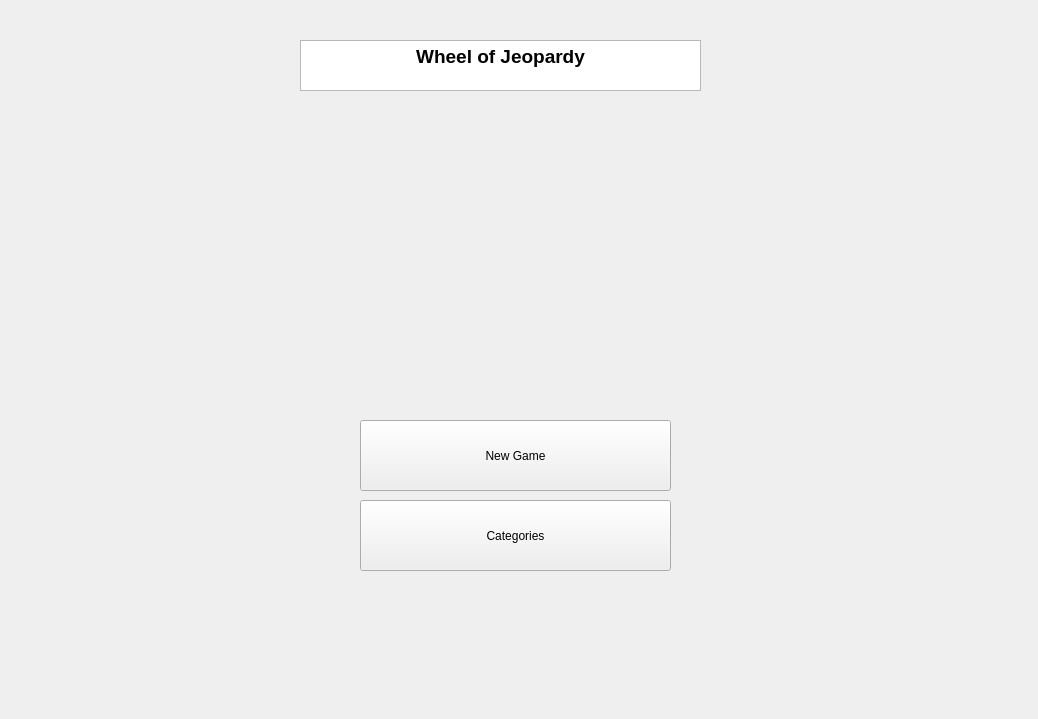
<?xml version="1.0" encoding="UTF-8"?>
<ui version="4.0">
 <class>main</class>
 <widget class="QWidget" name="main">
  <property name="geometry">
   <rect>
    <x>0</x>
    <y>0</y>
    <width>1038</width>
    <height>719</height>
   </rect>
  </property>
  <property name="windowTitle">
   <string>Form</string>
  </property>
  <widget class="QTextEdit" name="title">
   <property name="geometry">
    <rect>
     <x>300</x>
     <y>40</y>
     <width>401</width>
     <height>51</height>
    </rect>
   </property>
   <property name="html">
    <string>&lt;!DOCTYPE HTML PUBLIC &quot;-//W3C//DTD HTML 4.0//EN&quot; &quot;http://www.w3.org/TR/REC-html40/strict.dtd&quot;&gt;
&lt;html&gt;&lt;head&gt;&lt;meta name=&quot;qrichtext&quot; content=&quot;1&quot; /&gt;&lt;style type=&quot;text/css&quot;&gt;
p, li { white-space: pre-wrap; }
&lt;/style&gt;&lt;/head&gt;&lt;body style=&quot; font-family:'MS Shell Dlg 2'; font-size:8pt; font-weight:400; font-style:normal;&quot;&gt;
&lt;p align=&quot;center&quot; style=&quot; margin-top:0px; margin-bottom:0px; margin-left:0px; margin-right:0px; -qt-block-indent:0; text-indent:0px;&quot;&gt;&lt;span style=&quot; font-size:14pt; font-weight:600;&quot;&gt;Wheel of Jeopardy&lt;/span&gt;&lt;/p&gt;&lt;/body&gt;&lt;/html&gt;</string>
   </property>
  </widget>
  <widget class="QPushButton" name="newGame">
   <property name="geometry">
    <rect>
     <x>360</x>
     <y>420</y>
     <width>311</width>
     <height>71</height>
    </rect>
   </property>
   <property name="text">
    <string>New Game</string>
   </property>
  </widget>
  <widget class="QPushButton" name="categories">
   <property name="geometry">
    <rect>
     <x>360</x>
     <y>500</y>
     <width>311</width>
     <height>71</height>
    </rect>
   </property>
   <property name="text">
    <string>Categories</string>
   </property>
  </widget>
 </widget>
 <resources/>
 <connections/>
</ui>
